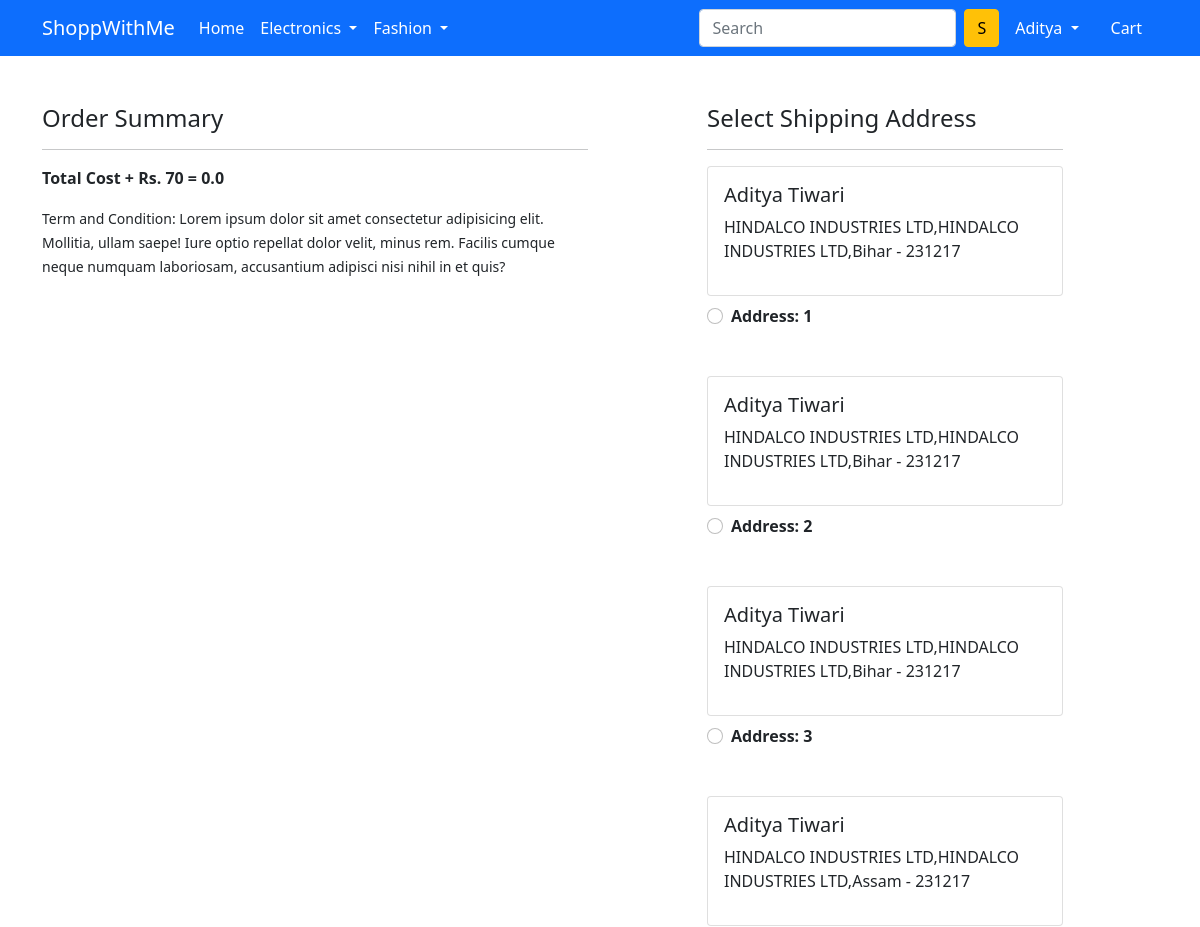
/checkout/ (signed in, upper part), run on an earlier commit of the app's database.
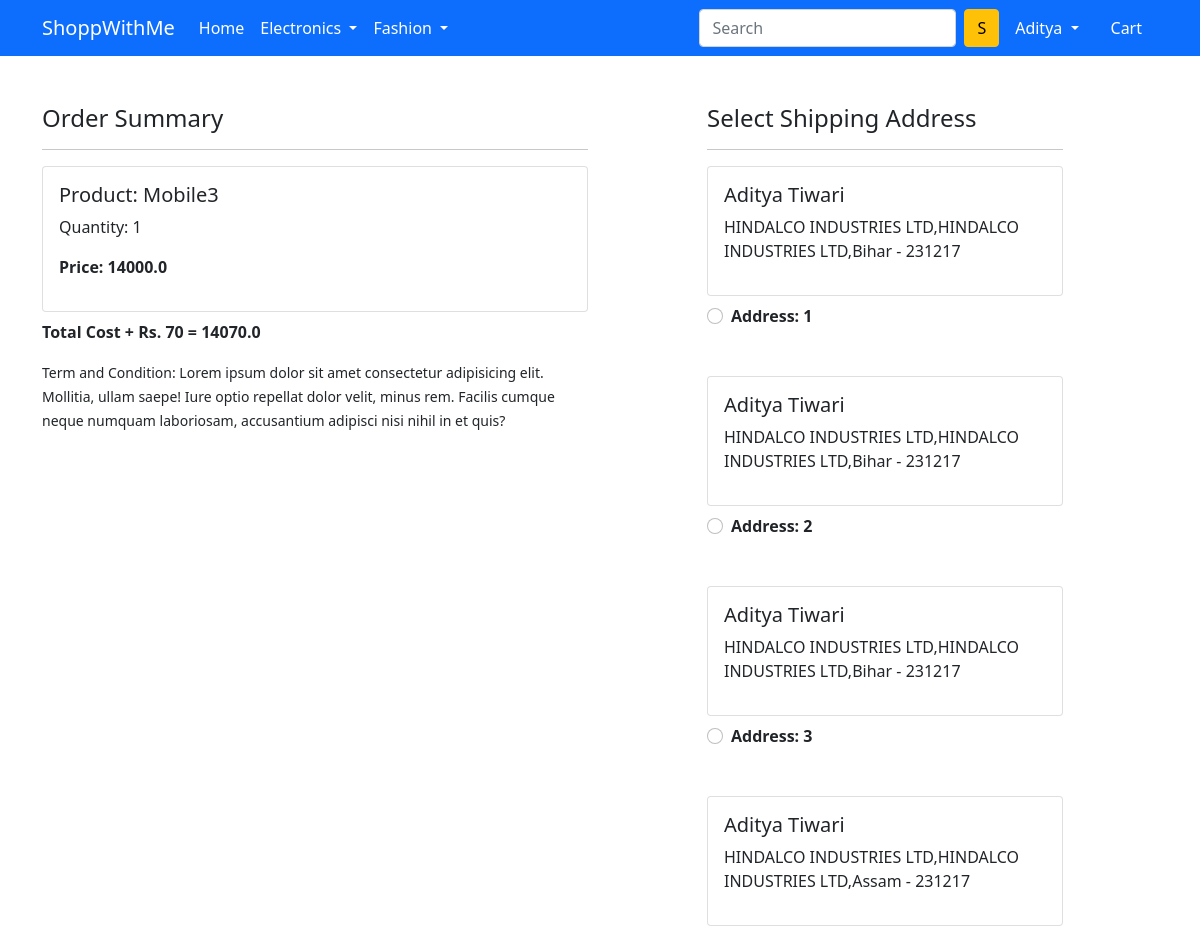
And on a later commit of the database.
### app/models.py (models this page shows, shortened)
class Customer(models.Model):
    user = models.ForeignKey(User,on_delete = models.CASCADE)
    name = models.CharField(max_length=200)
    locality = models.CharField(max_length=200)
    city = models.CharField(max_length=50)
    zipcode = models.IntegerField()
    state = models.CharField(choices = STATE_CHOICES,max_length=50)

class Cart(models.Model):
    user = models.ForeignKey(User,on_delete=models.CASCADE)
    product = models.ForeignKey(Product, on_delete=models.CASCADE)
    quantity = models.PositiveBigIntegerField(default=1)
    @property
    def total_cost(self):
        return self.quantity * self.product.discounted_price

class Product(models.Model):
    title = models.CharField(max_length=100)
    selling_price = models.FloatField()
    discounted_price = models.FloatField()
    description = models.TextField()
    brand = models.CharField(max_length=100)
    cateogry = models.CharField(choices = CATEOGRY_CHOICES,max_length=2)
    product_image = models.ImageField(upload_to='productimg')

### app/views.py (the view)
# urls.py: path('checkout/', views.checkout, name='checkout'),
@login_required
def checkout(request):
    user = request.user
    add = Customer.objects.filter(user=user)
    cart_items = Cart.objects.filter(user=user)
    amount=0.0
    shipping_amount=70.0
    totalamount=0.0
    cart_product = [p for p in Cart.objects.all() if p.user==request.user]
    if cart_product:
        for p in cart_product:
            tempamount = (p.quantity * p.product.discounted_price)
            amount+= tempamount
        totalamount = amount+shipping_amount
    return render(request, 'app/checkout.html',{'add':add,'totalamount':totalamount,'cart_items':cart_items})

### app/templates/app/checkout.html (shortened to what this page needs)
{% extends 'app/base.html' %}
{% load static %}
{% block main-content %}
<div class="container">
 <div class="row mt-5">
  <div class="col-sm-6">
    <h4>Order Summary</h4>
    <hr>
    {% for item in cart_items %}
      <div class="card mb-2">
        <div class="card-body">
          <h5>Product: {{item.product.title}}</h5>
          <p>Quantity: {{item.quantity}}</p>
          <p class="fw-bold">Price: {{item.total_cost}}</p>
        </div>
      </div>
      {% endfor %}
      <p class="fw-bold"> Total Cost + Rs. 70 = {{totalamount}}</p>
    <small>Term and Condition: Lorem ipsum dolor sit amet consectetur adipisicing elit. Mollitia, ullam saepe! Iure optio repellat dolor velit, minus rem. Facilis cumque neque numquam laboriosam, accusantium adipisci nisi nihil in et quis?</small>
  </div>
  <div class="col-sm-4 offset-sm-1">
    <h4>Select Shipping Address</h4>
    <hr>
    <form action="/paymentdone">
      {% for ad in add %}
      <div class="card">
        <div class="card-body">
        <h5>{{ad.name}}</h5>
        <p>{{ad.locality}},{{ad.city}},{{ad.state}} - {{ad.zipcode}}</p>
        </div>
      </div>
        <div class="form-check mt-2 mb-5">
          <input class="form-check-input" type="radio" value="{{ad.id}}" name="custid" id = "custadd{{forloop.counter}}">
          <label class="form-check-label fw-bold" for="custadd{{forloop.counter}}">
            Address: {{forloop.counter}} </label>
        </div>
        {% endfor %}
      </form>
    </div>
  </div>
</div>
{% endblock main-content %}

### app/templates/app/base.html (shortened to what this page needs)
<!doctype html>
{% load static %}
<html lang="en">
  <head>
    <link href="https://cdn.jsdelivr.net/npm/bootstrap@5.0.0-beta1/dist/css/bootstrap.min.css" rel="stylesheet">
    <link rel="stylesheet" href="{% static 'app/css/owl.carousel.min.css' %}">
    <link rel="stylesheet" href="{% static 'app/css/all.min.css' %}">
    <link rel="stylesheet" href="{% static 'app/css/style.css' %}">
  </head>
  <body>
    <nav class="navbar navbar-expand-lg navbar-dark bg-primary">
     <div class="container">
       <a class="navbar-brand" href="/">ShoppWithMe</a>
       <div class="collapse navbar-collapse" id="navbarSupportedContent">
         <ul class="navbar-nav me-auto mb-2 mb-lg-0">
           <li class="nav-item">
             <a class="nav-link active" aria-current="page" href="/">Home</a>
           </li>
           <li class="nav-item dropdown">
             <a class="nav-link dropdown-toggle text-white" href="#" id="electronicsDropdown" role="button" data-bs-toggle="dropdown" aria-expanded="false">
               Electronics
             </a>
           </li>
           <li class="nav-item dropdown">
             <a class="nav-link dropdown-toggle text-white" href="#" id="fashionDropdown" role="button" data-bs-toggle="dropdown" aria-expanded="false">
               Fashion
             </a>
           </li>
         </ul>
         <form class="d-flex">
           <input class="form-control me-2" type="search" placeholder="Search" aria-label="Search">
           <button class="btn btn-warning" type="submit">S</button>
         </form>
         <div>
          <ul class="navbar-nav me-auto mb-2 mb-lg-0">
            {% if request.user.is_authenticated %}
           <li class="nav-item dropdown mx-2">
              <a class="nav-link dropdown-toggle text-white" href="#" id="profileDropdown" role="button" data-bs-toggle="dropdown" aria-expanded="false">
                {{request.user.username|capfirst}}
              </a>
            </li>
            <li class="nav-item mx-2">
             <a href="{% url 'showcart' %}" class="nav-link text-white"> Cart </a>
            </li>
            {% endif %}
          </ul>
         </div>
       </div>
     </div>
    </nav>
    {% block main-content %} {% endblock main-content %}
  </body>
</html>

What changed in the data, as far as the page shows it:
added Cart: product "Mobile3", quantity "1", total_cost "14000.0"
Also different on the page:
{{ totalamount }}: "0.0" → "14070.0"
